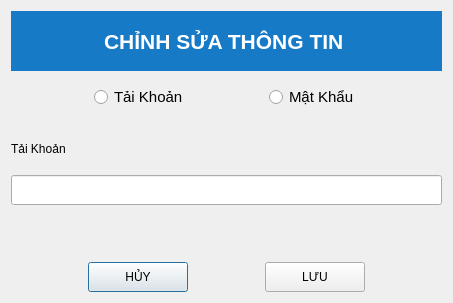
<?xml version="1.0" encoding="UTF-8"?>
<ui version="4.0">
 <class>Dialog</class>
 <widget class="QDialog" name="Dialog">
  <property name="geometry">
   <rect>
    <x>0</x>
    <y>0</y>
    <width>453</width>
    <height>303</height>
   </rect>
  </property>
  <property name="windowTitle">
   <string>Dialog</string>
  </property>
  <layout class="QVBoxLayout" name="verticalLayout">
   <item>
    <widget class="QWidget" name="widget" native="true">
     <property name="minimumSize">
      <size>
       <width>0</width>
       <height>60</height>
      </size>
     </property>
     <property name="maximumSize">
      <size>
       <width>16777215</width>
       <height>150</height>
      </size>
     </property>
     <property name="styleSheet">
      <string notr="true">QWidget {
    background-color: #177ac6;  /* Màu nền xanh */
}
</string>
     </property>
     <layout class="QHBoxLayout" name="horizontalLayout_2">
      <property name="spacing">
       <number>0</number>
      </property>
      <property name="leftMargin">
       <number>0</number>
      </property>
      <property name="topMargin">
       <number>0</number>
      </property>
      <property name="rightMargin">
       <number>0</number>
      </property>
      <property name="bottomMargin">
       <number>0</number>
      </property>
      <item>
       <spacer name="horizontalSpacer_4">
        <property name="orientation">
         <enum>Qt::Horizontal</enum>
        </property>
        <property name="sizeHint" stdset="0">
         <size>
          <width>90</width>
          <height>20</height>
         </size>
        </property>
       </spacer>
      </item>
      <item>
       <widget class="QLabel" name="label">
        <property name="font">
         <font>
          <family>Segoe UI</family>
          <pointsize>16</pointsize>
          <weight>75</weight>
          <bold>true</bold>
         </font>
        </property>
        <property name="styleSheet">
         <string notr="true">QLabel {
    color: white;  /* Màu chữ trắng */
}
</string>
        </property>
        <property name="text">
         <string>CHỈNH SỬA THÔNG TIN </string>
        </property>
       </widget>
      </item>
      <item>
       <spacer name="horizontalSpacer_5">
        <property name="orientation">
         <enum>Qt::Horizontal</enum>
        </property>
        <property name="sizeHint" stdset="0">
         <size>
          <width>91</width>
          <height>20</height>
         </size>
        </property>
       </spacer>
      </item>
     </layout>
    </widget>
   </item>
   <item>
    <widget class="QWidget" name="widget_4" native="true">
     <property name="maximumSize">
      <size>
       <width>16777215</width>
       <height>40</height>
      </size>
     </property>
     <layout class="QHBoxLayout" name="horizontalLayout">
      <item>
       <spacer name="horizontalSpacer">
        <property name="orientation">
         <enum>Qt::Horizontal</enum>
        </property>
        <property name="sizeHint" stdset="0">
         <size>
          <width>70</width>
          <height>9</height>
         </size>
        </property>
       </spacer>
      </item>
      <item>
       <widget class="QRadioButton" name="taikhoan_radiobutton">
        <property name="font">
         <font>
          <family>Segoe UI</family>
          <pointsize>11</pointsize>
         </font>
        </property>
        <property name="text">
         <string>Tải Khoản</string>
        </property>
       </widget>
      </item>
      <item>
       <spacer name="horizontalSpacer_2">
        <property name="orientation">
         <enum>Qt::Horizontal</enum>
        </property>
        <property name="sizeHint" stdset="0">
         <size>
          <width>69</width>
          <height>9</height>
         </size>
        </property>
       </spacer>
      </item>
      <item>
       <widget class="QRadioButton" name="matkhau_radiobutton">
        <property name="font">
         <font>
          <family>Segoe UI</family>
          <pointsize>11</pointsize>
         </font>
        </property>
        <property name="text">
         <string>Mật Khẩu</string>
        </property>
       </widget>
      </item>
      <item>
       <spacer name="horizontalSpacer_3">
        <property name="orientation">
         <enum>Qt::Horizontal</enum>
        </property>
        <property name="sizeHint" stdset="0">
         <size>
          <width>70</width>
          <height>9</height>
         </size>
        </property>
       </spacer>
      </item>
     </layout>
    </widget>
   </item>
   <item>
    <widget class="QWidget" name="widget_2" native="true">
     <layout class="QVBoxLayout" name="verticalLayout_2">
      <property name="spacing">
       <number>0</number>
      </property>
      <property name="leftMargin">
       <number>0</number>
      </property>
      <property name="topMargin">
       <number>0</number>
      </property>
      <property name="rightMargin">
       <number>0</number>
      </property>
      <property name="bottomMargin">
       <number>0</number>
      </property>
      <item>
       <widget class="QStackedWidget" name="stackedWidget">
        <property name="currentIndex">
         <number>0</number>
        </property>
        <widget class="QWidget" name="taikhoan_page">
         <property name="minimumSize">
          <size>
           <width>50</width>
           <height>50</height>
          </size>
         </property>
         <property name="maximumSize">
          <size>
           <width>500</width>
           <height>100</height>
          </size>
         </property>
         <layout class="QVBoxLayout" name="verticalLayout_3">
          <property name="spacing">
           <number>0</number>
          </property>
          <property name="leftMargin">
           <number>0</number>
          </property>
          <property name="topMargin">
           <number>0</number>
          </property>
          <property name="rightMargin">
           <number>0</number>
          </property>
          <property name="bottomMargin">
           <number>0</number>
          </property>
          <item>
           <widget class="QLabel" name="label_2">
            <property name="maximumSize">
             <size>
              <width>70</width>
              <height>20</height>
             </size>
            </property>
            <property name="font">
             <font>
              <pointsize>9</pointsize>
             </font>
            </property>
            <property name="text">
             <string>Tải Khoản</string>
            </property>
           </widget>
          </item>
          <item>
           <widget class="QLineEdit" name="taikhoan_input">
            <property name="maximumSize">
             <size>
              <width>16777215</width>
              <height>30</height>
             </size>
            </property>
           </widget>
          </item>
         </layout>
        </widget>
        <widget class="QWidget" name="matkhau_page">
         <layout class="QVBoxLayout" name="verticalLayout_4">
          <property name="spacing">
           <number>0</number>
          </property>
          <property name="leftMargin">
           <number>0</number>
          </property>
          <property name="topMargin">
           <number>0</number>
          </property>
          <property name="rightMargin">
           <number>0</number>
          </property>
          <property name="bottomMargin">
           <number>0</number>
          </property>
          <item>
           <widget class="QLabel" name="label_3">
            <property name="maximumSize">
             <size>
              <width>70</width>
              <height>30</height>
             </size>
            </property>
            <property name="text">
             <string>Mật Khẩu Cũ</string>
            </property>
           </widget>
          </item>
          <item>
           <widget class="QLineEdit" name="matkhaucu_input">
            <property name="maximumSize">
             <size>
              <width>16777215</width>
              <height>30</height>
             </size>
            </property>
           </widget>
          </item>
          <item>
           <widget class="QLabel" name="label_4">
            <property name="maximumSize">
             <size>
              <width>70</width>
              <height>30</height>
             </size>
            </property>
            <property name="text">
             <string>Mật Khẩu Mới</string>
            </property>
           </widget>
          </item>
          <item>
           <widget class="QLineEdit" name="matkhaumoi_input">
            <property name="maximumSize">
             <size>
              <width>16777215</width>
              <height>30</height>
             </size>
            </property>
           </widget>
          </item>
         </layout>
        </widget>
       </widget>
      </item>
     </layout>
    </widget>
   </item>
   <item>
    <widget class="QWidget" name="widget_3" native="true">
     <property name="maximumSize">
      <size>
       <width>16777215</width>
       <height>50</height>
      </size>
     </property>
     <layout class="QHBoxLayout" name="horizontalLayout_3">
      <property name="spacing">
       <number>0</number>
      </property>
      <property name="leftMargin">
       <number>0</number>
      </property>
      <property name="topMargin">
       <number>0</number>
      </property>
      <property name="rightMargin">
       <number>0</number>
      </property>
      <property name="bottomMargin">
       <number>0</number>
      </property>
      <item>
       <spacer name="horizontalSpacer_6">
        <property name="orientation">
         <enum>Qt::Horizontal</enum>
        </property>
        <property name="sizeHint" stdset="0">
         <size>
          <width>75</width>
          <height>20</height>
         </size>
        </property>
       </spacer>
      </item>
      <item>
       <widget class="QPushButton" name="pushButton">
        <property name="minimumSize">
         <size>
          <width>100</width>
          <height>30</height>
         </size>
        </property>
        <property name="maximumSize">
         <size>
          <width>16777215</width>
          <height>16777215</height>
         </size>
        </property>
        <property name="text">
         <string>HỦY</string>
        </property>
       </widget>
      </item>
      <item>
       <spacer name="horizontalSpacer_7">
        <property name="orientation">
         <enum>Qt::Horizontal</enum>
        </property>
        <property name="sizeHint" stdset="0">
         <size>
          <width>76</width>
          <height>20</height>
         </size>
        </property>
       </spacer>
      </item>
      <item>
       <widget class="QPushButton" name="pushButton_2">
        <property name="minimumSize">
         <size>
          <width>100</width>
          <height>30</height>
         </size>
        </property>
        <property name="maximumSize">
         <size>
          <width>16777215</width>
          <height>16777215</height>
         </size>
        </property>
        <property name="text">
         <string>LƯU</string>
        </property>
       </widget>
      </item>
      <item>
       <spacer name="horizontalSpacer_8">
        <property name="orientation">
         <enum>Qt::Horizontal</enum>
        </property>
        <property name="sizeHint" stdset="0">
         <size>
          <width>75</width>
          <height>20</height>
         </size>
        </property>
       </spacer>
      </item>
     </layout>
    </widget>
   </item>
  </layout>
 </widget>
 <resources/>
 <connections/>
</ui>
